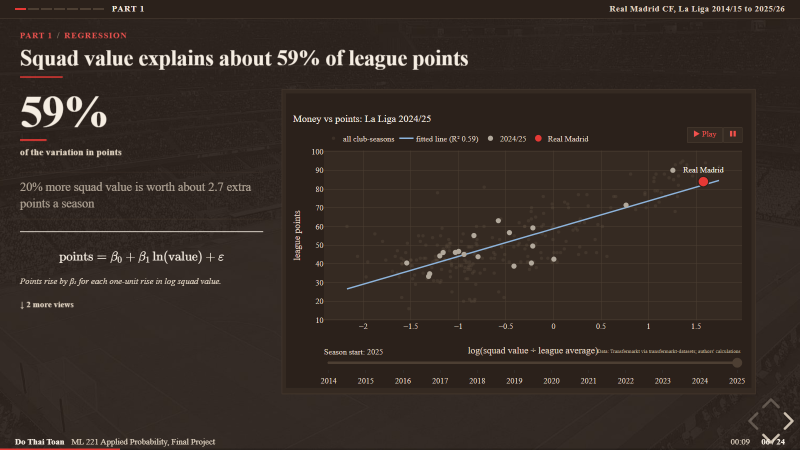
#> input picture docs/img/02_regression.png, 1600 x 900 px (shown at 1/2 size)
$ python -i screenshots.py   (imports and definitions only)
#> lines starting #> are read from the running program, lines starting #| are printed output that depends on the picture
"""README images of the built deck (docs/index.html):   python -m src.screenshots
  docs/img/0N_*.png   1600x900 screenshots of key slides
  docs/img/social.png 1280x640 link-preview card (LinkedIn, Slack, GitHub social preview)
  docs/img/demo.gif   a short animated tour for the top of the README
Needs Playwright with Chromium (pip install playwright, then: playwright install chromium) and Pillow."""
from pathlib import Path

from PIL import Image

ROOT = Path(__file__).resolve().parents[1]
DECK = ROOT / "docs" / "index.html"
OUT = ROOT / "docs" / "img"
# (file name, slide address in the deck, seconds to let the chart animate)
SHOTS = [("01_cover", "#/0", 2), ("02_regression", "#/5/0/1", 7), ("03_player_cards", "#/12", 6),
         ("04_section_opener", "#/17", 2), ("05_clasico", "#/14/0/2", 7), ("06_takeaways", "#/21/0/4", 3)]
# the animated tour: (slide address, frames, seconds between frames); charts are caught mid-animation
TOUR = [("#/0", 1, 0), ("#/4", 1, 0), ("#/5/0/1", 4, 0.9), ("#/12", 2, 1.5), ("#/14/0/2", 4, 1.0),
        ("#/17", 1, 0), ("#/18/0/2", 4, 0.9), ("#/21/0/4", 1, 0)]


def social_card(cover: Path) -> None:
    """1280x640 (2:1) crop of the cover: title on the left, stadium on the right."""
#> called with cover = '../docs/img/02_regression.png'
    im = Image.open(cover).convert("RGB").resize((1280, 720), Image.LANCZOS)
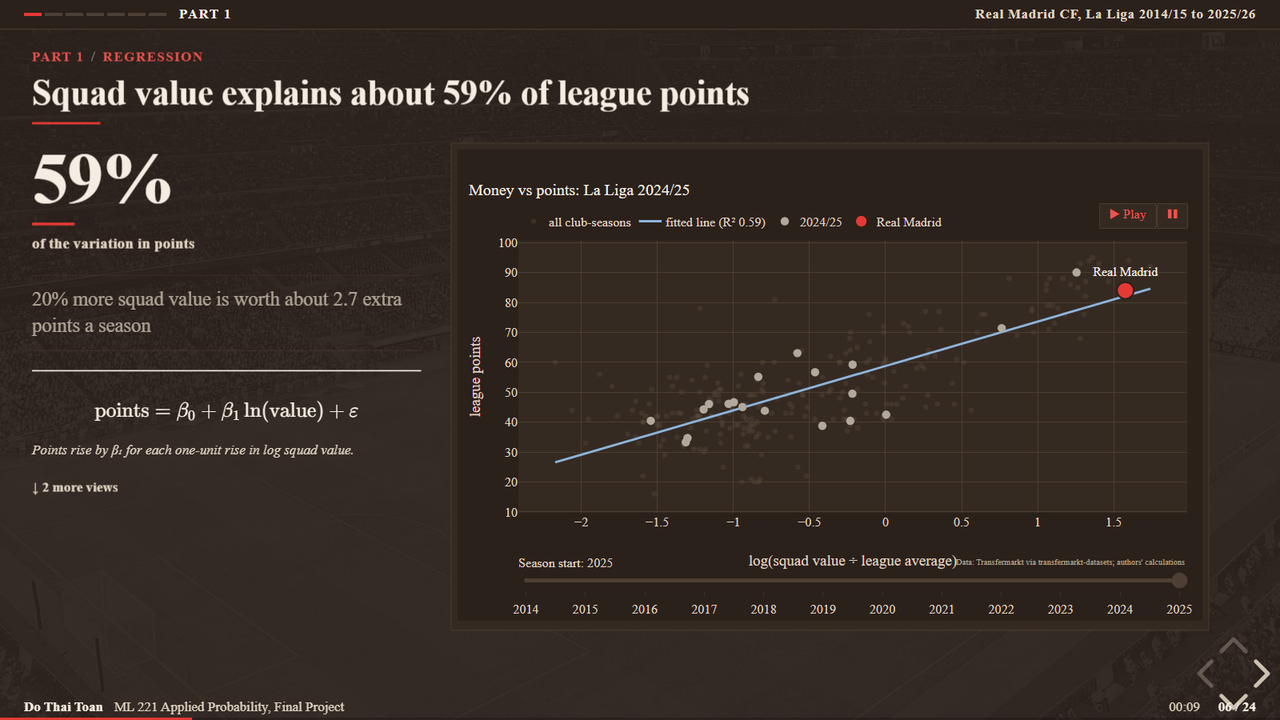
#> im: PIL image 1280x720 RGB; mean R, G, B 53.4, 43.4, 37.2
    im.crop((0, 40, 1280, 680)).save(OUT / "social.png", optimize=True)
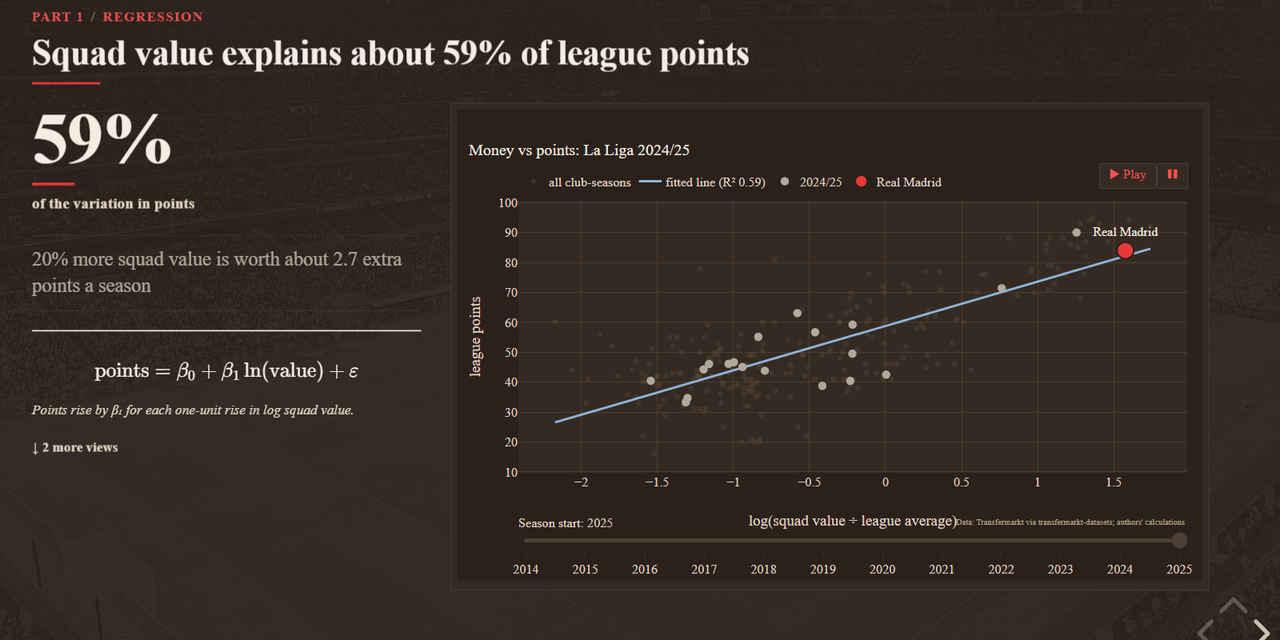
#> saved as social.png: PIL image 1280x640 RGB; mean R, G, B 53.5, 43.5, 37.3


def main():
    from playwright.sync_api import sync_playwright
    OUT.mkdir(exist_ok=True)
    frames, durations = [], []
    with sync_playwright() as pw:
        browser = pw.chromium.launch()
        page = browser.new_page(viewport={"width": 1600, "height": 900})
        for name, where, wait in SHOTS:
            page.goto(DECK.as_uri() + where)
            page.wait_for_timeout(wait * 1000)
            page.screenshot(path=str(OUT / f"{name}.png"))
            print("  wrote", f"docs/img/{name}.png")
        for where, n, gap in TOUR:
            page.goto(DECK.as_uri() + where)
            page.wait_for_timeout(1500)
            for k in range(n):
                shot = OUT / "_frame.png"
                page.screenshot(path=str(shot))
                frames.append(Image.open(shot).convert("RGB").resize((960, 540), Image.LANCZOS))
                durations.append(1100 if k < n - 1 else 2200)       # hold the last frame of each slide
                page.wait_for_timeout(int(gap * 1000))
        browser.close()
    (OUT / "_frame.png").unlink(missing_ok=True)
    pal = [f.quantize(colors=200, method=Image.Quantize.MEDIANCUT, dither=Image.Dither.NONE) for f in frames]
    pal[0].save(OUT / "demo.gif", save_all=True, append_images=pal[1:], duration=durations, loop=0, optimize=True)
    print("  wrote docs/img/demo.gif", f"({(OUT / 'demo.gif').stat().st_size / 1e6:.1f} MB, {len(frames)} frames)")
    social_card(OUT / "01_cover.png")
    print("  wrote docs/img/social.png")


# [2 lines not run here, left out]

>>> result = social_card('../docs/img/02_regression.png')

$ run again, on docs/img/06_takeaways.png
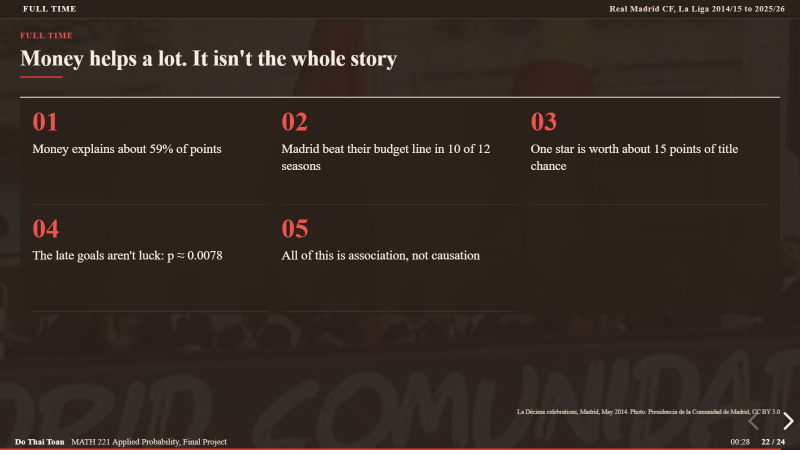
#> input picture docs/img/06_takeaways.png, 1600 x 900 px (shown at 1/2 size)
#> in social_card, `im = Image.open(cover).convert("RGB").resize((1280, 720), Image.LANCZOS)`:
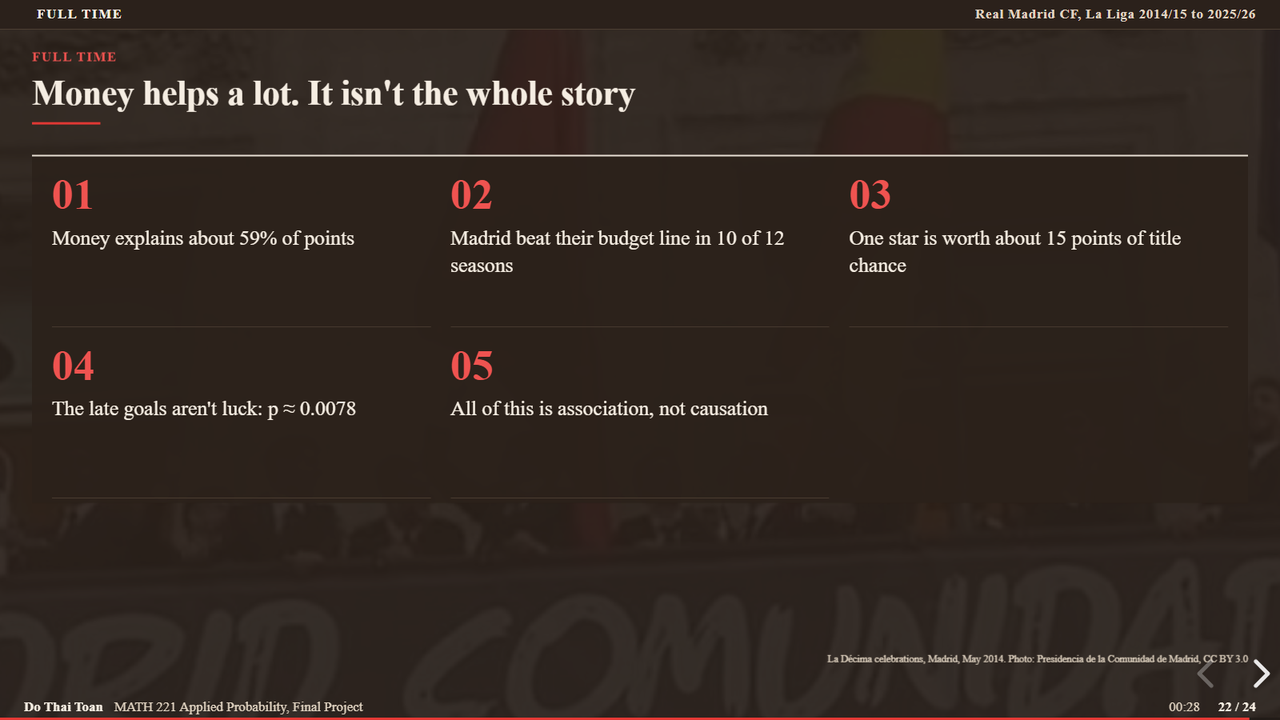
#> im: PIL image 1280x720 RGB; mean R, G, B 50.8, 40.3, 34
#> in social_card, `im.crop((0, 40, 1280, 680)).save(OUT / "social.png", optimize=True)`:
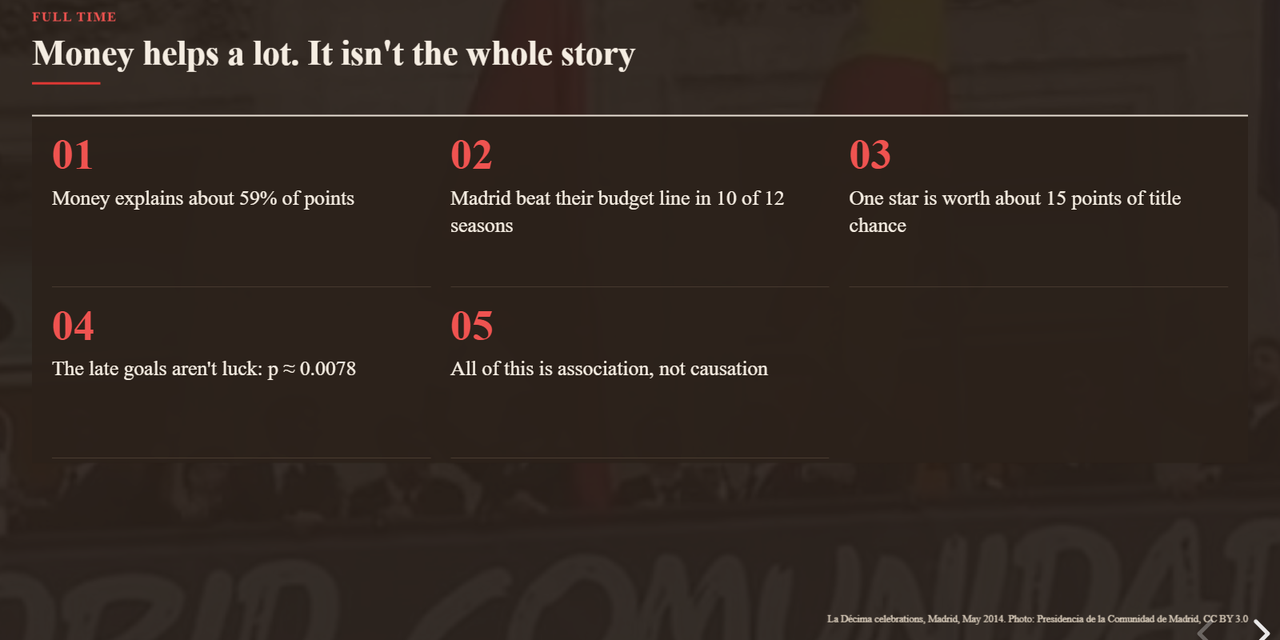
#> saved as social.png: PIL image 1280x640 RGB; mean R, G, B 50, 40, 33.6
